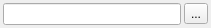
<?xml version="1.0" encoding="UTF-8"?>
<ui version="4.0">
 <class>qgsEasyQueryWidgetClass</class>
 <widget class="QWidget" name="qgsEasyQueryWidgetClass">
  <property name="geometry">
   <rect>
    <x>0</x>
    <y>0</y>
    <width>211</width>
    <height>25</height>
   </rect>
  </property>
  <property name="windowTitle">
   <string>qgsEasyQueryWidget</string>
  </property>
  <layout class="QHBoxLayout" name="horizontalLayout">
   <property name="spacing">
    <number>3</number>
   </property>
   <property name="leftMargin">
    <number>3</number>
   </property>
   <property name="topMargin">
    <number>3</number>
   </property>
   <property name="rightMargin">
    <number>3</number>
   </property>
   <property name="bottomMargin">
    <number>3</number>
   </property>
   <item>
    <widget class="QLineEdit" name="leQueryText"/>
   </item>
   <item>
    <widget class="QToolButton" name="tbFieldsOption">
     <property name="text">
      <string>...</string>
     </property>
     <property name="icon">
      <iconset resource="../../resources/plugin_easyquery.qrc">
       <normaloff>:/easy_query/images/construction-24px.svg</normaloff>:/easy_query/images/construction-24px.svg</iconset>
     </property>
    </widget>
   </item>
  </layout>
 </widget>
 <layoutdefault spacing="6" margin="11"/>
 <resources>
  <include location="../../resources/plugin_easyquery.qrc"/>
 </resources>
 <connections/>
</ui>
